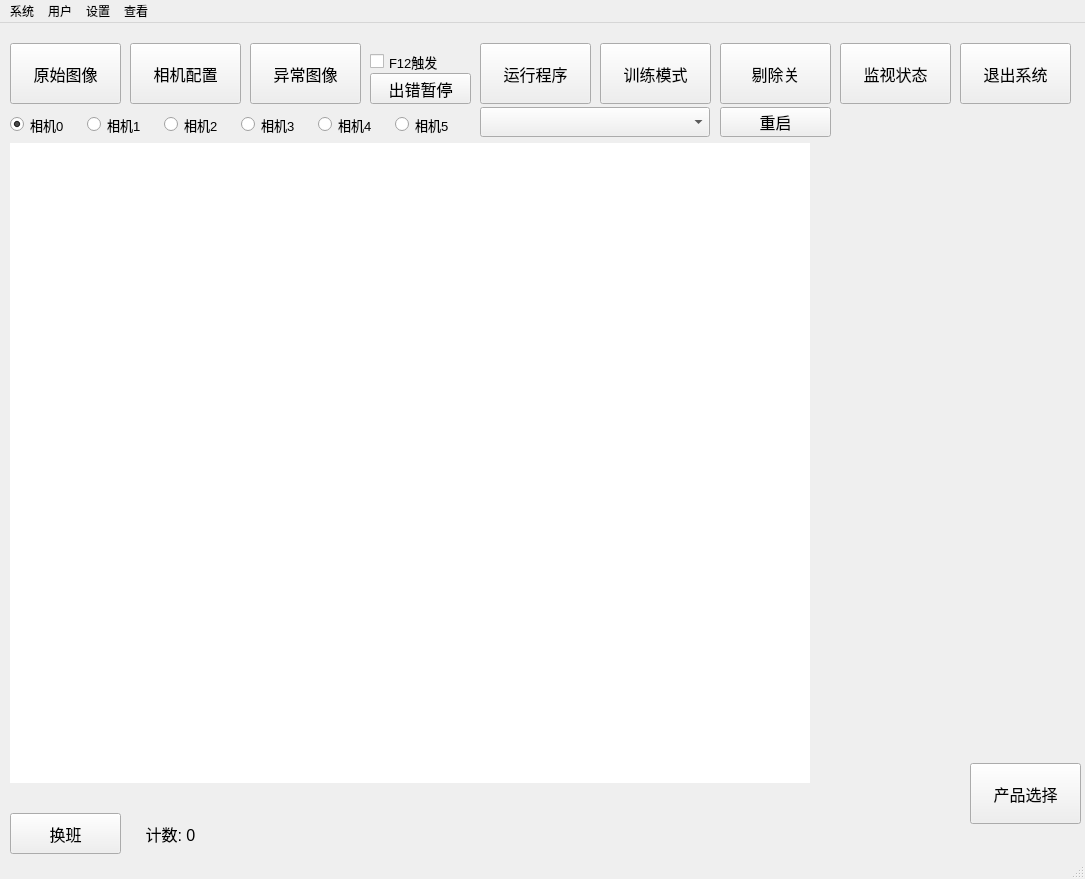
<?xml version="1.0" encoding="UTF-8"?>
<ui version="4.0">
 <class>MainWindow</class>
 <widget class="QMainWindow" name="MainWindow">
  <property name="geometry">
   <rect>
    <x>0</x>
    <y>0</y>
    <width>1085</width>
    <height>879</height>
   </rect>
  </property>
  <property name="font">
   <font>
    <pointsize>9</pointsize>
   </font>
  </property>
  <property name="windowTitle">
   <string>MainWindow</string>
  </property>
  <widget class="QWidget" name="centralwidget">
   <widget class="QComboBox" name="comboBox_00">
    <property name="geometry">
     <rect>
      <x>480</x>
      <y>84</y>
      <width>230</width>
      <height>30</height>
     </rect>
    </property>
   </widget>
   <widget class="QLabel" name="label_main">
    <property name="geometry">
     <rect>
      <x>10</x>
      <y>120</y>
      <width>800</width>
      <height>640</height>
     </rect>
    </property>
    <property name="font">
     <font>
      <pointsize>12</pointsize>
     </font>
    </property>
    <property name="styleSheet">
     <string notr="true">background-color: rgb(255, 255, 255);</string>
    </property>
    <property name="text">
     <string/>
    </property>
    <property name="alignment">
     <set>Qt::AlignLeading|Qt::AlignLeft|Qt::AlignTop</set>
    </property>
   </widget>
   <widget class="QPushButton" name="pushButton_01">
    <property name="geometry">
     <rect>
      <x>10</x>
      <y>20</y>
      <width>111</width>
      <height>61</height>
     </rect>
    </property>
    <property name="font">
     <font>
      <pointsize>12</pointsize>
     </font>
    </property>
    <property name="text">
     <string>原始图像</string>
    </property>
    <property name="checkable">
     <bool>true</bool>
    </property>
   </widget>
   <widget class="QPushButton" name="pushButton_02">
    <property name="geometry">
     <rect>
      <x>130</x>
      <y>20</y>
      <width>111</width>
      <height>61</height>
     </rect>
    </property>
    <property name="font">
     <font>
      <pointsize>12</pointsize>
     </font>
    </property>
    <property name="text">
     <string>相机配置</string>
    </property>
   </widget>
   <widget class="QPushButton" name="pushButton_03">
    <property name="geometry">
     <rect>
      <x>250</x>
      <y>20</y>
      <width>111</width>
      <height>61</height>
     </rect>
    </property>
    <property name="font">
     <font>
      <pointsize>12</pointsize>
     </font>
    </property>
    <property name="text">
     <string>异常图像</string>
    </property>
   </widget>
   <widget class="QCheckBox" name="checkBox">
    <property name="geometry">
     <rect>
      <x>370</x>
      <y>28</y>
      <width>101</width>
      <height>21</height>
     </rect>
    </property>
    <property name="font">
     <font>
      <pointsize>10</pointsize>
     </font>
    </property>
    <property name="text">
     <string>F12触发</string>
    </property>
   </widget>
   <widget class="QPushButton" name="pushButton_04">
    <property name="geometry">
     <rect>
      <x>370</x>
      <y>50</y>
      <width>101</width>
      <height>31</height>
     </rect>
    </property>
    <property name="font">
     <font>
      <pointsize>12</pointsize>
     </font>
    </property>
    <property name="text">
     <string>出错暂停</string>
    </property>
    <property name="checkable">
     <bool>true</bool>
    </property>
   </widget>
   <widget class="QPushButton" name="pushButton_05">
    <property name="geometry">
     <rect>
      <x>480</x>
      <y>20</y>
      <width>111</width>
      <height>61</height>
     </rect>
    </property>
    <property name="font">
     <font>
      <pointsize>12</pointsize>
     </font>
    </property>
    <property name="text">
     <string>运行程序</string>
    </property>
    <property name="checkable">
     <bool>true</bool>
    </property>
   </widget>
   <widget class="QPushButton" name="pushButton_06">
    <property name="geometry">
     <rect>
      <x>600</x>
      <y>20</y>
      <width>111</width>
      <height>61</height>
     </rect>
    </property>
    <property name="font">
     <font>
      <pointsize>12</pointsize>
     </font>
    </property>
    <property name="text">
     <string>训练模式</string>
    </property>
    <property name="checkable">
     <bool>true</bool>
    </property>
   </widget>
   <widget class="QPushButton" name="pushButton_07">
    <property name="geometry">
     <rect>
      <x>720</x>
      <y>20</y>
      <width>111</width>
      <height>61</height>
     </rect>
    </property>
    <property name="font">
     <font>
      <pointsize>12</pointsize>
     </font>
    </property>
    <property name="text">
     <string>剔除关</string>
    </property>
    <property name="checkable">
     <bool>true</bool>
    </property>
   </widget>
   <widget class="QPushButton" name="pushButton_08">
    <property name="geometry">
     <rect>
      <x>840</x>
      <y>20</y>
      <width>111</width>
      <height>61</height>
     </rect>
    </property>
    <property name="font">
     <font>
      <pointsize>12</pointsize>
     </font>
    </property>
    <property name="text">
     <string>监视状态</string>
    </property>
    <property name="checkable">
     <bool>true</bool>
    </property>
   </widget>
   <widget class="QPushButton" name="pushButton_09">
    <property name="geometry">
     <rect>
      <x>970</x>
      <y>740</y>
      <width>111</width>
      <height>61</height>
     </rect>
    </property>
    <property name="font">
     <font>
      <pointsize>12</pointsize>
     </font>
    </property>
    <property name="text">
     <string>产品选择</string>
    </property>
   </widget>
   <widget class="QPushButton" name="pushButton_10">
    <property name="geometry">
     <rect>
      <x>960</x>
      <y>20</y>
      <width>111</width>
      <height>61</height>
     </rect>
    </property>
    <property name="font">
     <font>
      <pointsize>12</pointsize>
     </font>
    </property>
    <property name="text">
     <string>退出系统</string>
    </property>
   </widget>
   <widget class="QPushButton" name="pushButton_00">
    <property name="geometry">
     <rect>
      <x>720</x>
      <y>84</y>
      <width>111</width>
      <height>30</height>
     </rect>
    </property>
    <property name="font">
     <font>
      <pointsize>12</pointsize>
     </font>
    </property>
    <property name="text">
     <string>重启</string>
    </property>
   </widget>
   <widget class="QRadioButton" name="radioButton_0">
    <property name="geometry">
     <rect>
      <x>10</x>
      <y>91</y>
      <width>70</width>
      <height>21</height>
     </rect>
    </property>
    <property name="font">
     <font>
      <pointsize>10</pointsize>
     </font>
    </property>
    <property name="text">
     <string>相机0</string>
    </property>
    <property name="checked">
     <bool>true</bool>
    </property>
   </widget>
   <widget class="QRadioButton" name="radioButton_1">
    <property name="geometry">
     <rect>
      <x>87</x>
      <y>91</y>
      <width>70</width>
      <height>21</height>
     </rect>
    </property>
    <property name="font">
     <font>
      <pointsize>10</pointsize>
     </font>
    </property>
    <property name="text">
     <string>相机1</string>
    </property>
    <property name="checked">
     <bool>false</bool>
    </property>
   </widget>
   <widget class="QRadioButton" name="radioButton_2">
    <property name="geometry">
     <rect>
      <x>164</x>
      <y>91</y>
      <width>70</width>
      <height>21</height>
     </rect>
    </property>
    <property name="font">
     <font>
      <pointsize>10</pointsize>
     </font>
    </property>
    <property name="text">
     <string>相机2</string>
    </property>
    <property name="checked">
     <bool>false</bool>
    </property>
   </widget>
   <widget class="QRadioButton" name="radioButton_3">
    <property name="geometry">
     <rect>
      <x>241</x>
      <y>91</y>
      <width>70</width>
      <height>21</height>
     </rect>
    </property>
    <property name="font">
     <font>
      <pointsize>10</pointsize>
     </font>
    </property>
    <property name="text">
     <string>相机3</string>
    </property>
    <property name="checked">
     <bool>false</bool>
    </property>
   </widget>
   <widget class="QRadioButton" name="radioButton_4">
    <property name="geometry">
     <rect>
      <x>318</x>
      <y>91</y>
      <width>70</width>
      <height>21</height>
     </rect>
    </property>
    <property name="font">
     <font>
      <pointsize>10</pointsize>
     </font>
    </property>
    <property name="text">
     <string>相机4</string>
    </property>
    <property name="checked">
     <bool>false</bool>
    </property>
   </widget>
   <widget class="QRadioButton" name="radioButton_5">
    <property name="geometry">
     <rect>
      <x>395</x>
      <y>91</y>
      <width>70</width>
      <height>21</height>
     </rect>
    </property>
    <property name="font">
     <font>
      <pointsize>10</pointsize>
     </font>
    </property>
    <property name="text">
     <string>相机5</string>
    </property>
    <property name="checked">
     <bool>false</bool>
    </property>
   </widget>
   <widget class="QLabel" name="label_product">
    <property name="geometry">
     <rect>
      <x>820</x>
      <y>740</y>
      <width>151</width>
      <height>61</height>
     </rect>
    </property>
    <property name="font">
     <font>
      <pointsize>12</pointsize>
      <weight>50</weight>
      <bold>false</bold>
     </font>
    </property>
    <property name="text">
     <string/>
    </property>
    <property name="alignment">
     <set>Qt::AlignCenter</set>
    </property>
   </widget>
   <widget class="QLabel" name="label_result">
    <property name="geometry">
     <rect>
      <x>690</x>
      <y>120</y>
      <width>120</width>
      <height>90</height>
     </rect>
    </property>
    <property name="styleSheet">
     <string notr="true"/>
    </property>
    <property name="text">
     <string/>
    </property>
   </widget>
   <widget class="QLabel" name="label_mode">
    <property name="geometry">
     <rect>
      <x>370</x>
      <y>25</y>
      <width>101</width>
      <height>21</height>
     </rect>
    </property>
    <property name="font">
     <font>
      <pointsize>12</pointsize>
      <weight>50</weight>
      <bold>false</bold>
      <kerning>true</kerning>
     </font>
    </property>
    <property name="text">
     <string/>
    </property>
    <property name="alignment">
     <set>Qt::AlignCenter</set>
    </property>
   </widget>
   <widget class="QLabel" name="label_info">
    <property name="geometry">
     <rect>
      <x>10</x>
      <y>120</y>
      <width>211</width>
      <height>31</height>
     </rect>
    </property>
    <property name="font">
     <font>
      <pointsize>12</pointsize>
     </font>
    </property>
    <property name="styleSheet">
     <string notr="true">color: rgb(255, 0, 255);</string>
    </property>
    <property name="text">
     <string/>
    </property>
    <property name="alignment">
     <set>Qt::AlignLeading|Qt::AlignLeft|Qt::AlignTop</set>
    </property>
   </widget>
   <widget class="QLabel" name="label_error">
    <property name="geometry">
     <rect>
      <x>10</x>
      <y>770</y>
      <width>800</width>
      <height>21</height>
     </rect>
    </property>
    <property name="font">
     <font>
      <pointsize>12</pointsize>
     </font>
    </property>
    <property name="text">
     <string/>
    </property>
    <property name="alignment">
     <set>Qt::AlignLeading|Qt::AlignLeft|Qt::AlignTop</set>
    </property>
   </widget>
   <widget class="QPushButton" name="pushButton_11">
    <property name="geometry">
     <rect>
      <x>10</x>
      <y>790</y>
      <width>111</width>
      <height>41</height>
     </rect>
    </property>
    <property name="font">
     <font>
      <pointsize>12</pointsize>
     </font>
    </property>
    <property name="text">
     <string>换班</string>
    </property>
   </widget>
   <widget class="QLabel" name="label_count">
    <property name="geometry">
     <rect>
      <x>120</x>
      <y>790</y>
      <width>101</width>
      <height>41</height>
     </rect>
    </property>
    <property name="font">
     <font>
      <pointsize>12</pointsize>
      <weight>50</weight>
      <bold>false</bold>
     </font>
    </property>
    <property name="text">
     <string>计数: 0</string>
    </property>
    <property name="alignment">
     <set>Qt::AlignCenter</set>
    </property>
   </widget>
   <zorder>label_mode</zorder>
   <zorder>comboBox_00</zorder>
   <zorder>label_main</zorder>
   <zorder>pushButton_01</zorder>
   <zorder>pushButton_02</zorder>
   <zorder>pushButton_03</zorder>
   <zorder>pushButton_04</zorder>
   <zorder>pushButton_05</zorder>
   <zorder>pushButton_06</zorder>
   <zorder>pushButton_07</zorder>
   <zorder>pushButton_08</zorder>
   <zorder>pushButton_09</zorder>
   <zorder>pushButton_10</zorder>
   <zorder>pushButton_00</zorder>
   <zorder>radioButton_0</zorder>
   <zorder>radioButton_1</zorder>
   <zorder>radioButton_2</zorder>
   <zorder>radioButton_3</zorder>
   <zorder>radioButton_4</zorder>
   <zorder>radioButton_5</zorder>
   <zorder>label_product</zorder>
   <zorder>label_result</zorder>
   <zorder>checkBox</zorder>
   <zorder>label_info</zorder>
   <zorder>label_error</zorder>
   <zorder>pushButton_11</zorder>
   <zorder>label_count</zorder>
  </widget>
  <widget class="QStatusBar" name="statusbar"/>
  <widget class="QMenuBar" name="menubar">
   <property name="geometry">
    <rect>
     <x>0</x>
     <y>0</y>
     <width>1085</width>
     <height>23</height>
    </rect>
   </property>
   <widget class="QMenu" name="menu_1">
    <property name="title">
     <string>系统</string>
    </property>
    <addaction name="action_01"/>
    <addaction name="separator"/>
    <addaction name="action_02"/>
   </widget>
   <widget class="QMenu" name="menu_2">
    <property name="title">
     <string>用户</string>
    </property>
    <addaction name="action_2"/>
   </widget>
   <widget class="QMenu" name="menu_3">
    <property name="title">
     <string>设置</string>
    </property>
    <addaction name="action_3"/>
    <addaction name="separator"/>
    <addaction name="action_4"/>
   </widget>
   <widget class="QMenu" name="menu_4">
    <property name="title">
     <string>查看</string>
    </property>
   </widget>
   <addaction name="menu_1"/>
   <addaction name="menu_2"/>
   <addaction name="menu_3"/>
   <addaction name="menu_4"/>
  </widget>
  <action name="action_3">
   <property name="text">
    <string>模式设置</string>
   </property>
  </action>
  <action name="action_4">
   <property name="text">
    <string>参数设置</string>
   </property>
  </action>
  <action name="action_01">
   <property name="text">
    <string>系统配置</string>
   </property>
  </action>
  <action name="action_2">
   <property name="text">
    <string>123</string>
   </property>
  </action>
  <action name="action_02">
   <property name="text">
    <string>存图设置</string>
   </property>
  </action>
 </widget>
 <tabstops>
  <tabstop>pushButton_05</tabstop>
  <tabstop>pushButton_01</tabstop>
  <tabstop>pushButton_02</tabstop>
  <tabstop>pushButton_03</tabstop>
  <tabstop>checkBox</tabstop>
  <tabstop>pushButton_04</tabstop>
  <tabstop>pushButton_06</tabstop>
  <tabstop>pushButton_07</tabstop>
  <tabstop>pushButton_08</tabstop>
  <tabstop>pushButton_09</tabstop>
  <tabstop>pushButton_10</tabstop>
  <tabstop>comboBox_00</tabstop>
  <tabstop>pushButton_00</tabstop>
  <tabstop>radioButton_0</tabstop>
  <tabstop>radioButton_1</tabstop>
  <tabstop>radioButton_2</tabstop>
  <tabstop>radioButton_3</tabstop>
  <tabstop>radioButton_4</tabstop>
  <tabstop>radioButton_5</tabstop>
 </tabstops>
 <resources/>
 <connections/>
</ui>
